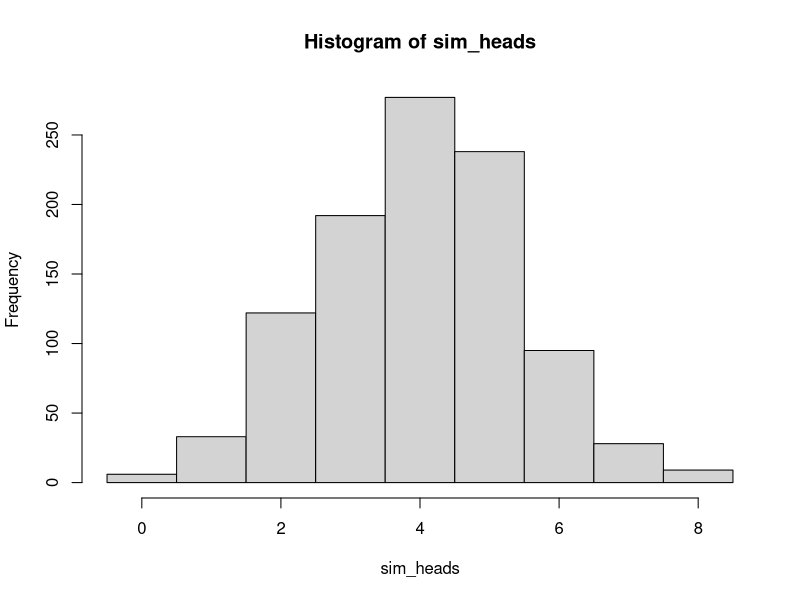

Reproduce this figure in R.
# Code for Activity 01 - The Lady Tasting Tea


# Create a coin object that contains "heads" and "tails"

coin <- c("heads", "tails")


# "Flip" the coin once

sample(coin, size = 1)


# "Flip" the coin eight times

sample(coin, size = 8, replace = TRUE)




# Bonus code to simulate the process 1000 times

coin_sim <- replicate(1000, sample(coin,
                                   size = 8, 
                                   replace = TRUE))
sim_heads <- apply(coin_sim, 
                   MARGIN = 2, 
                   FUN = function(x) { sum(x == "heads")} )
table(sim_heads)
prop.table(table(sim_heads))
hist(sim_heads, breaks = seq(-0.5, 8.5, 1))
